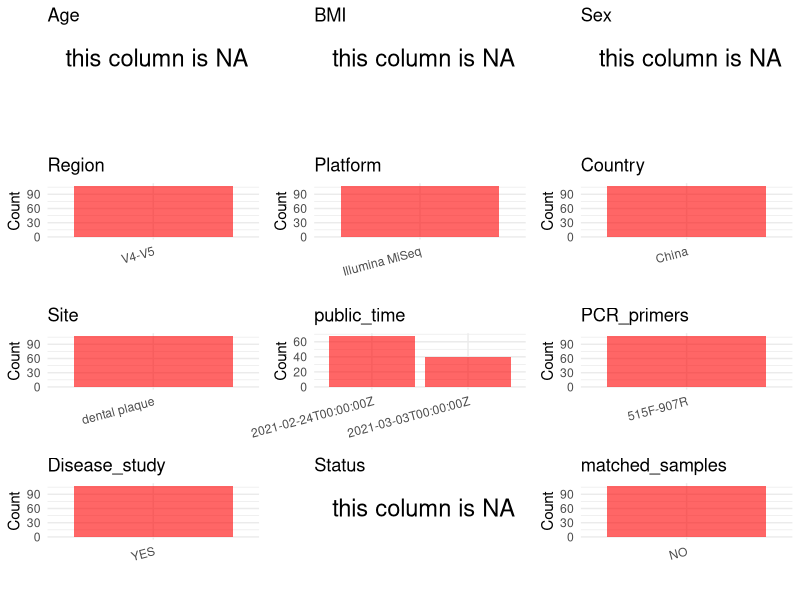

The R script that drew this image: (Note: this script raises an error after producing the figure.)
## ---- chunk 1
# Load necessary libraries
library(dplyr)
library(ggplot2)
library(cowplot)

# Set working directory (update this path to your local directory)
setwd("D:/oral_project/PRJNA703092")

# Read the initial metadata files
initial_meta<-read.csv("SraRunTable.csv",header = T)

# Combine the two metadata files
#meta <- rbind(initial_meta, initial_meta1)

#Remove entries where Organism is "gut metagenome" (non-oral samples)
#initial_meta <- subset(initial_meta,isolation_source!= "feces")

# Check the number of samples containing "HT" in Sample.Name (e.g., healthy controls)
#nrow(subset(meta, grepl("HT", Sample.Name)))

# Display the first few rows of the metadata
head(initial_meta)
## ---- chunk 2
# Create a uniform metadata dataframe
metadata <- data.frame(
  BioProject = initial_meta$BioProject,
  Run = initial_meta$Run,
  sample_name = initial_meta$Sample.Name,
  Age = NA,
  BMI = NA,
  Sex=NA,
  Region = "V4-V5",
  Platform = initial_meta$Instrument,
  Country = initial_meta$geo_loc_name_country,
  Site =initial_meta$isolation_source,
  public_time = initial_meta$ReleaseDate,
  stringsAsFactors = FALSE
)
## ---- chunk 3
# Add information obtained from the publication
metadata$PCR_primers <- "515F-907R"
metadata$title <- "Dynamic Observation of the Effect of Maternal Caries on the Oral Microbiota of Infants Aged 12–24 Months"
#metadata<-subset(uniform_meta,Site!="feces")
metadata$Disease_study <- "YES"
# Assign disease status based on sample_name patterns
metadata$Status <- NA
#extract subject id by remove prefix of sample_name
#metadata$sample_name <- gsub("[FSP].*", "", metadata$sample_name)
#get subjects id with Saliva available
#keep_subjects<-subset(metadata,Site %in% c("oral swab"))
#remove subjects without Saliva samples
#metadata<-subset(metadata,sample_name %in% keep_subjects$sample_name)
#get subjects sampling counts
#sample_counts <- table(metadata$sample_name)
# Create matched_samples column, any subjects have >=2 samples will be label "YES", otherwise "NO"
#metadata$matched_samples <- ifelse(metadata$sample_name %in% names(sample_counts[sample_counts >= 2]), "YES", "NO")
#metadata$BMI<-gsub("not provided",NA,metadata$BMI)
#metadata$BMI<-as.numeric(metadata$BMI)
metadata$matched_samples<-"NO"
## ---- chunk 4
# Check the number of unique runs and sample names
print(paste("Number of unique runs:", length(unique(metadata$Run))))
print(paste("Number of unique sample names:", length(unique(metadata$sample_name))))
## ---- chunk 5
# Select columns for visualization
plot_data <- metadata %>%
  select(-BioProject, -Run, -sample_name, -title)

# Function to create simple plots for each column
create_simple_plots <- function(data) {
  plots <- list()
  
  for (col in colnames(data)) {
    # Check if the column is all NA
    if (all(is.na(data[[col]]))) {
      # Create an empty plot with text indicating all NA
      p <- ggplot() +
        annotate("text", x = 0.5, y = 0.5, label = "this column is NA", size = 6) +
        labs(title = col) +
        theme_void()
    } else if (is.numeric(data[[col]])) {
      # Numeric variable: histogram
      p <- ggplot(data, aes(x = .data[[col]])) +
        geom_histogram(fill = "blue", alpha = 0.6, bins = 20, na.rm = TRUE) +
        labs(title = col) +
        theme_minimal()
    } else {
      # Categorical variable: bar plot (remove NA values)
      count_data <- as.data.frame(table(data[[col]], useNA = "ifany"))
      p <- ggplot(count_data, aes(x = reorder(Var1, -Freq), y = Freq)) +
        geom_col(fill = "red", alpha = 0.6) +
        labs(title = col, x = NULL, y = "Count") +
        theme_minimal() +
        theme(axis.text.x = element_text(angle = 15, hjust = 1))
    }
    plots[[col]] <- p
  }
  
  return(plots)
}

# Generate and arrange plots
plots <- create_simple_plots(plot_data)
p<-plot_grid(plots$Age, 
          plots$BMI, 
          plots$Sex, 
          plots$Region, 
          plots$Platform, 
          plots$Country, 
          plots$Site,
          plots$public_time, 
          plots$PCR_primers,
          plots$Disease_study,
          plots$Status,
          plots$matched_samples,# add 
          ncol = 3, align = "hv", axis = "lb")
ggsave("Metadata_Summary.png", plot = p, width = 8, height = 6, dpi = 150)
## ---- chunk 6
knitr::include_graphics("Metadata_Summary.png")
## ---- chunk 7
# Reorder columns to match the desired format
metadata <- metadata[, c(
  "BioProject", "Run", "sample_name", "Age", "BMI", "Sex", 
  "Region", "Platform", "Country", "Site", "public_time", 
  "PCR_primers", "title", "Disease_study", "Status","matched_samples"
)]

# Export the uniform metadata to a CSV file
write.csv(metadata, file = "metadata.csv", quote = FALSE)
head(metadata)
